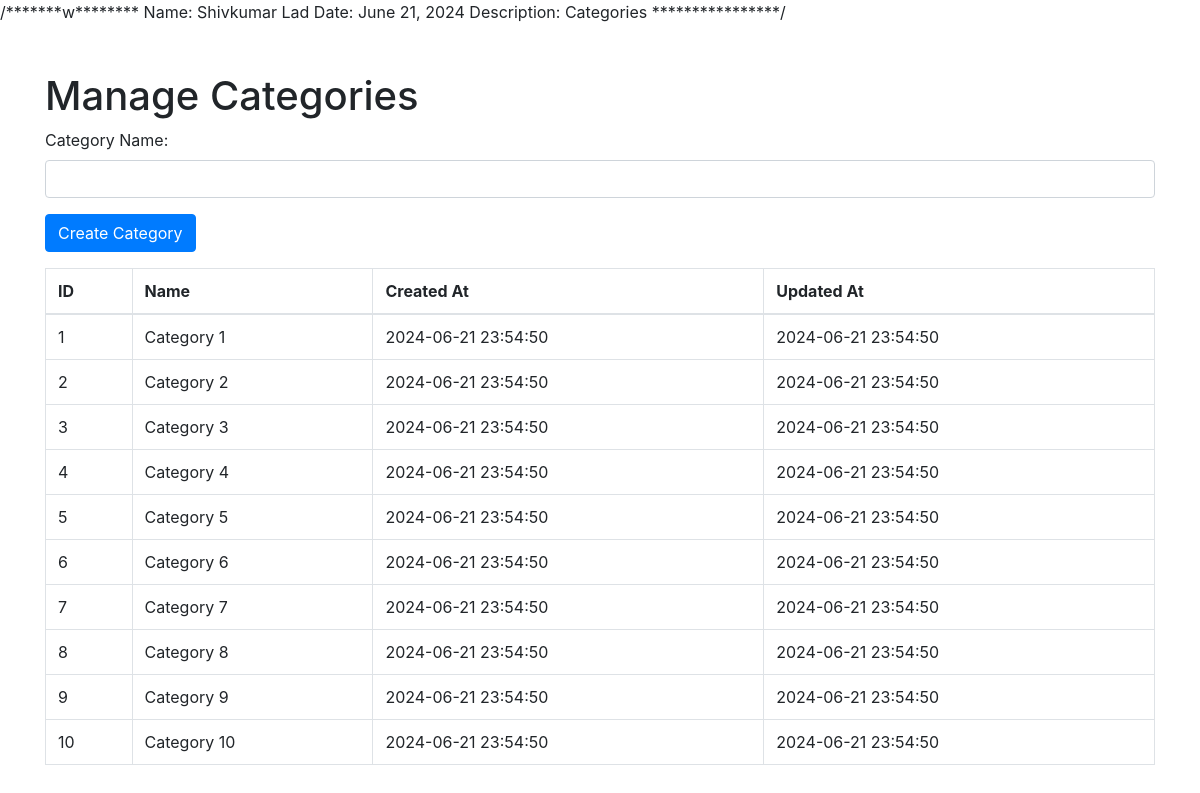
/categories.php, run on the app's committed database.
### tables this page shows
CREATE TABLE IF NOT EXISTS categories (
    id INT(6) UNSIGNED AUTO_INCREMENT PRIMARY KEY,
    name VARCHAR(50) NOT NULL,
    created_at TIMESTAMP DEFAULT CURRENT_TIMESTAMP,
    updated_at TIMESTAMP DEFAULT CURRENT_TIMESTAMP ON UPDATE CURRENT_TIMESTAMP
);

### categories.php (the view, shortened to what this page needs)
<?php
$servername = "localhost";
$username = "root";
$password = "";
$dbname = "cms";
$conn = new mysqli($servername, $username, $password, $dbname);
$result = $conn->query("SELECT * FROM categories");
?>
<!DOCTYPE html>
<html lang="en">
<head>
    <link rel="stylesheet" href="https://maxcdn.bootstrapcdn.com/bootstrap/4.5.2/css/bootstrap.min.css">
</head>
<body>
    <div class="container">
        <h1 class="mt-5">Manage Categories</h1>
        <form action="categories.php" method="post" class="mb-3">
            <div class="form-group">
                <label for="name">Category Name:</label>
                <input type="text" class="form-control" id="name" name="name" required>
            </div>
            <button type="submit" class="btn btn-primary">Create Category</button>
        </form>
        <table class="table table-bordered">
            <thead>
                <tr>
                    <th>ID</th>
                    <th>Name</th>
                    <th>Created At</th>
                    <th>Updated At</th>
                </tr>
            </thead>
            <tbody>
                <?php
                if ($result->num_rows > 0) {
                    while ($row = $result->fetch_assoc()) {
                        echo '<tr>';
                        echo '<td>' . $row["id"] . '</td>';
                        echo '<td>' . $row["name"] . '</td>';
                        echo '<td>' . $row["created_at"] . '</td>';
                        echo '<td>' . $row["updated_at"] . '</td>';
                        echo '</tr>';
                    }
                } else {
                    echo '<tr><td colspan="4">No categories found</td></tr>';
                }
                ?>
            </tbody>
        </table>
    </div>
</body>
</html>

### data on the page
categories: id "1", name "Category 1", created_at "2024-06-21 23:54:50", updated_at "2024-06-21 23:54:50"
categories: id "2", name "Category 2", created_at "2024-06-21 23:54:50", updated_at "2024-06-21 23:54:50"
categories: id "3", name "Category 3", created_at "2024-06-21 23:54:50", updated_at "2024-06-21 23:54:50"
categories: id "4", name "Category 4", created_at "2024-06-21 23:54:50", updated_at "2024-06-21 23:54:50"
categories: id "5", name "Category 5", created_at "2024-06-21 23:54:50", updated_at "2024-06-21 23:54:50"
categories: id "6", name "Category 6", created_at "2024-06-21 23:54:50", updated_at "2024-06-21 23:54:50"
categories: id "7", name "Category 7", created_at "2024-06-21 23:54:50", updated_at "2024-06-21 23:54:50"
categories: id "8", name "Category 8", created_at "2024-06-21 23:54:50", updated_at "2024-06-21 23:54:50"
categories: id "9", name "Category 9", created_at "2024-06-21 23:54:50", updated_at "2024-06-21 23:54:50"
categories: id "10", name "Category 10", created_at "2024-06-21 23:54:50", updated_at "2024-06-21 23:54:50"
